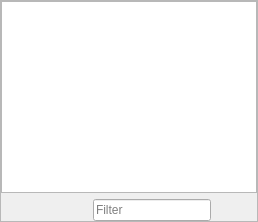
              <widget class="QFrame" name="frame_3">
               <property name="frameShape">
                <enum>QFrame::StyledPanel</enum>
               </property>
               <layout class="QVBoxLayout" name="verticalLayout_32">
                <property name="leftMargin">
                 <number>0</number>
                </property>
                <property name="topMargin">
                 <number>0</number>
                </property>
                <property name="rightMargin">
                 <number>0</number>
                </property>
                <property name="bottomMargin">
                 <number>0</number>
                </property>
                <item>
                 <widget class="QTreeView" name="treeWorld">
                  <property name="editTriggers">
                   <set>QAbstractItemView::EditKeyPressed</set>
                  </property>
                  <property name="dragEnabled">
                   <bool>true</bool>
                  </property>
                  <property name="dragDropMode">
                   <enum>QAbstractItemView::InternalMove</enum>
                  </property>
                  <property name="defaultDropAction">
                   <enum>Qt::MoveAction</enum>
                  </property>
                  <property name="selectionMode">
                   <enum>QAbstractItemView::ExtendedSelection</enum>
                  </property>
                  <property name="indentation">
                   <number>15</number>
                  </property>
                  <property name="rootIsDecorated">
                   <bool>false</bool>
                  </property>
                  <attribute name="headerVisible">
                   <bool>false</bool>
                  </attribute>
                  <attribute name="headerDefaultSectionSize">
                   <number>35</number>
                  </attribute>
                 </widget>
                </item>
                <item>
                 <layout class="QHBoxLayout" name="horizontalLayout_19">
                  <item>
                   <widget class="QPushButton" name="btnAddWorld">
                    <property name="text">
                     <string/>
                    </property>
                    <property name="icon">
                     <iconset theme="list-add">
                      <normaloff>.</normaloff>.</iconset>
                    </property>
                    <property name="flat">
                     <bool>true</bool>
                    </property>
                   </widget>
                  </item>
                  <item>
                   <widget class="QPushButton" name="btnRmWorld">
                    <property name="text">
                     <string/>
                    </property>
                    <property name="icon">
                     <iconset theme="list-remove">
                      <normaloff>.</normaloff>.</iconset>
                    </property>
                    <property name="flat">
                     <bool>true</bool>
                    </property>
                   </widget>
                  </item>
                  <item>
                   <widget class="QLineEdit" name="txtWorldFilter">
                    <property name="placeholderText">
                     <string>Filter</string>
                    </property>
                    <property name="clearButtonEnabled">
                     <bool>true</bool>
                    </property>
                   </widget>
                  </item>
                  <item>
                   <widget class="QPushButton" name="btnWorldEmptyData">
                    <property name="toolTip">
                     <string>Populates with empty data</string>
                    </property>
                    <property name="statusTip">
                     <string>Populates with empty data</string>
                    </property>
                    <property name="text">
                     <string/>
                    </property>
                    <property name="icon">
                     <iconset theme="emblem-favorite">
                      <normaloff>.</normaloff>.</iconset>
                    </property>
                    <property name="flat">
                     <bool>true</bool>
                    </property>
                   </widget>
                  </item>
                 </layout>
                </item>
               </layout>
              </widget>
